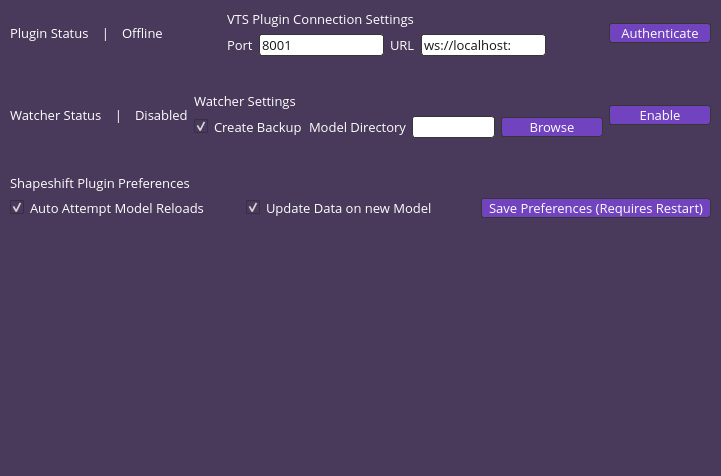
<?xml version="1.0" encoding="UTF-8"?>
<ui version="4.0">
 <class>Form</class>
 <widget class="QWidget" name="Form">
  <property name="geometry">
   <rect>
    <x>0</x>
    <y>0</y>
    <width>721</width>
    <height>476</height>
   </rect>
  </property>
  <property name="font">
   <font>
    <family>Open Sans</family>
    <pointsize>10</pointsize>
    <italic>false</italic>
    <bold>false</bold>
   </font>
  </property>
  <property name="windowTitle">
   <string>Form</string>
  </property>
  <property name="autoFillBackground">
   <bool>false</bool>
  </property>
  <property name="styleSheet">
   <string notr="true">QWidget {
background-color:rgb(73, 58, 91); 
color: white;
font: 10pt &quot;Open Sans&quot;;
border-radius: 3px; 
}

QLineEdit {
background-color:white;
color:rgb(21, 21, 21);
    border: 1px solid #363636;
}

QPushButton {
    border: 1px solid #363636;
    border-radius: 3px;
    background-color: rgb(113, 67, 191);
    min-width: 100px;
}

QPushButton:pressed {
    background-color: qlineargradient(x1: 0, y1: 0, x2: 0, y2: 1,
                                      stop: 0 #dadbde, stop: 1 #f6f7fa);
}

QPushButton:flat {
    border: none; /* no border for a flat push button */
}

QPushButton:default {
    border-color: navy; /* make the default button prominent */
}
</string>
  </property>
  <widget class="QWidget" name="">
   <property name="geometry">
    <rect>
     <x>10</x>
     <y>10</y>
     <width>701</width>
     <height>208</height>
    </rect>
   </property>
   <layout class="QVBoxLayout" name="verticalLayout_4">
    <item>
     <layout class="QHBoxLayout" name="horizontalLayout_5">
      <item>
       <layout class="QHBoxLayout" name="horizontalLayout_4">
        <item>
         <widget class="QLabel" name="label_4">
          <property name="font">
           <font>
            <family>Open Sans</family>
            <pointsize>10</pointsize>
            <italic>false</italic>
            <bold>false</bold>
           </font>
          </property>
          <property name="text">
           <string>Plugin Status</string>
          </property>
         </widget>
        </item>
        <item>
         <widget class="QLabel" name="label_11">
          <property name="text">
           <string>  |  </string>
          </property>
         </widget>
        </item>
        <item>
         <widget class="QLabel" name="label_5">
          <property name="text">
           <string>Offline</string>
          </property>
         </widget>
        </item>
       </layout>
      </item>
      <item>
       <spacer name="horizontalSpacer">
        <property name="orientation">
         <enum>Qt::Horizontal</enum>
        </property>
        <property name="sizeHint" stdset="0">
         <size>
          <width>40</width>
          <height>20</height>
         </size>
        </property>
       </spacer>
      </item>
      <item>
       <layout class="QVBoxLayout" name="verticalLayout">
        <item>
         <widget class="QLabel" name="label">
          <property name="font">
           <font>
            <family>Open Sans</family>
            <pointsize>10</pointsize>
            <italic>false</italic>
            <bold>false</bold>
           </font>
          </property>
          <property name="layoutDirection">
           <enum>Qt::LeftToRight</enum>
          </property>
          <property name="text">
           <string>VTS Plugin Connection Settings</string>
          </property>
         </widget>
        </item>
        <item>
         <layout class="QHBoxLayout" name="horizontalLayout_3">
          <item>
           <layout class="QHBoxLayout" name="horizontalLayout">
            <item>
             <widget class="QLabel" name="label_2">
              <property name="text">
               <string>Port</string>
              </property>
             </widget>
            </item>
            <item>
             <widget class="QLineEdit" name="lineEdit">
              <property name="text">
               <string>8001</string>
              </property>
             </widget>
            </item>
           </layout>
          </item>
          <item>
           <layout class="QHBoxLayout" name="horizontalLayout_2">
            <item>
             <widget class="QLabel" name="label_3">
              <property name="text">
               <string>URL</string>
              </property>
             </widget>
            </item>
            <item>
             <widget class="QLineEdit" name="lineEdit_2">
              <property name="text">
               <string>ws://localhost:</string>
              </property>
             </widget>
            </item>
           </layout>
          </item>
         </layout>
        </item>
       </layout>
      </item>
      <item>
       <spacer name="horizontalSpacer_3">
        <property name="orientation">
         <enum>Qt::Horizontal</enum>
        </property>
        <property name="sizeHint" stdset="0">
         <size>
          <width>40</width>
          <height>20</height>
         </size>
        </property>
       </spacer>
      </item>
      <item>
       <widget class="QPushButton" name="pushButton">
        <property name="toolTip">
         <string>Connects the plugin to VTube Studio. Required on first usage of the plugin, and can be used to manually reconnect the plugin when it disconnects.</string>
        </property>
        <property name="autoFillBackground">
         <bool>false</bool>
        </property>
        <property name="text">
         <string>Authenticate</string>
        </property>
       </widget>
      </item>
     </layout>
    </item>
    <item>
     <spacer name="verticalSpacer">
      <property name="orientation">
       <enum>Qt::Vertical</enum>
      </property>
      <property name="sizeHint" stdset="0">
       <size>
        <width>20</width>
        <height>13</height>
       </size>
      </property>
     </spacer>
    </item>
    <item>
     <layout class="QHBoxLayout" name="horizontalLayout_6">
      <item>
       <layout class="QHBoxLayout" name="horizontalLayout_7">
        <item>
         <widget class="QLabel" name="label_6">
          <property name="font">
           <font>
            <family>Open Sans</family>
            <pointsize>10</pointsize>
            <italic>false</italic>
            <bold>false</bold>
           </font>
          </property>
          <property name="text">
           <string>Watcher Status</string>
          </property>
         </widget>
        </item>
        <item>
         <widget class="QLabel" name="label_12">
          <property name="text">
           <string>  |  </string>
          </property>
         </widget>
        </item>
        <item>
         <widget class="QLabel" name="label_7">
          <property name="text">
           <string>Disabled</string>
          </property>
         </widget>
        </item>
       </layout>
      </item>
      <item>
       <spacer name="horizontalSpacer_5">
        <property name="orientation">
         <enum>Qt::Horizontal</enum>
        </property>
        <property name="sizeHint" stdset="0">
         <size>
          <width>40</width>
          <height>20</height>
         </size>
        </property>
       </spacer>
      </item>
      <item>
       <layout class="QVBoxLayout" name="verticalLayout_2">
        <item>
         <widget class="QLabel" name="label_8">
          <property name="font">
           <font>
            <family>Open Sans</family>
            <pointsize>10</pointsize>
            <italic>false</italic>
            <bold>false</bold>
           </font>
          </property>
          <property name="layoutDirection">
           <enum>Qt::LeftToRight</enum>
          </property>
          <property name="text">
           <string>Watcher Settings</string>
          </property>
         </widget>
        </item>
        <item>
         <layout class="QHBoxLayout" name="horizontalLayout_8">
          <item>
           <layout class="QHBoxLayout" name="horizontalLayout_9"/>
          </item>
          <item>
           <widget class="QCheckBox" name="checkBox">
            <property name="enabled">
             <bool>true</bool>
            </property>
            <property name="text">
             <string>Create Backup</string>
            </property>
            <property name="checked">
             <bool>true</bool>
            </property>
            <property name="tristate">
             <bool>false</bool>
            </property>
           </widget>
          </item>
          <item>
           <layout class="QHBoxLayout" name="horizontalLayout_10">
            <item>
             <widget class="QLabel" name="label_10">
              <property name="text">
               <string>Model Directory</string>
              </property>
             </widget>
            </item>
            <item>
             <widget class="QLineEdit" name="lineEdit_4">
              <property name="text">
               <string/>
              </property>
             </widget>
            </item>
            <item>
             <widget class="QPushButton" name="pushButton_3">
              <property name="text">
               <string>Browse</string>
              </property>
             </widget>
            </item>
           </layout>
          </item>
         </layout>
        </item>
       </layout>
      </item>
      <item>
       <spacer name="horizontalSpacer_6">
        <property name="orientation">
         <enum>Qt::Horizontal</enum>
        </property>
        <property name="sizeHint" stdset="0">
         <size>
          <width>40</width>
          <height>20</height>
         </size>
        </property>
       </spacer>
      </item>
      <item>
       <widget class="QPushButton" name="pushButton_2">
        <property name="text">
         <string>Enable</string>
        </property>
       </widget>
      </item>
     </layout>
    </item>
    <item>
     <spacer name="verticalSpacer_2">
      <property name="orientation">
       <enum>Qt::Vertical</enum>
      </property>
      <property name="sizeHint" stdset="0">
       <size>
        <width>20</width>
        <height>13</height>
       </size>
      </property>
     </spacer>
    </item>
    <item>
     <layout class="QVBoxLayout" name="verticalLayout_3">
      <property name="sizeConstraint">
       <enum>QLayout::SetDefaultConstraint</enum>
      </property>
      <item>
       <widget class="QLabel" name="label_9">
        <property name="font">
         <font>
          <family>Open Sans</family>
          <pointsize>10</pointsize>
          <italic>false</italic>
          <bold>false</bold>
         </font>
        </property>
        <property name="layoutDirection">
         <enum>Qt::LeftToRight</enum>
        </property>
        <property name="text">
         <string>Shapeshift Plugin Preferences</string>
        </property>
       </widget>
      </item>
      <item>
       <layout class="QHBoxLayout" name="horizontalLayout_11">
        <item>
         <widget class="QCheckBox" name="checkBox_2">
          <property name="text">
           <string>Auto Attempt Model Reloads</string>
          </property>
          <property name="checked">
           <bool>true</bool>
          </property>
         </widget>
        </item>
        <item>
         <widget class="QCheckBox" name="checkBox_3">
          <property name="text">
           <string>Update Data on new Model</string>
          </property>
          <property name="checked">
           <bool>true</bool>
          </property>
         </widget>
        </item>
        <item>
         <widget class="QPushButton" name="pushButton_4">
          <property name="text">
           <string>Save Preferences (Requires Restart)</string>
          </property>
         </widget>
        </item>
       </layout>
      </item>
     </layout>
    </item>
   </layout>
  </widget>
 </widget>
 <resources/>
 <connections/>
</ui>
